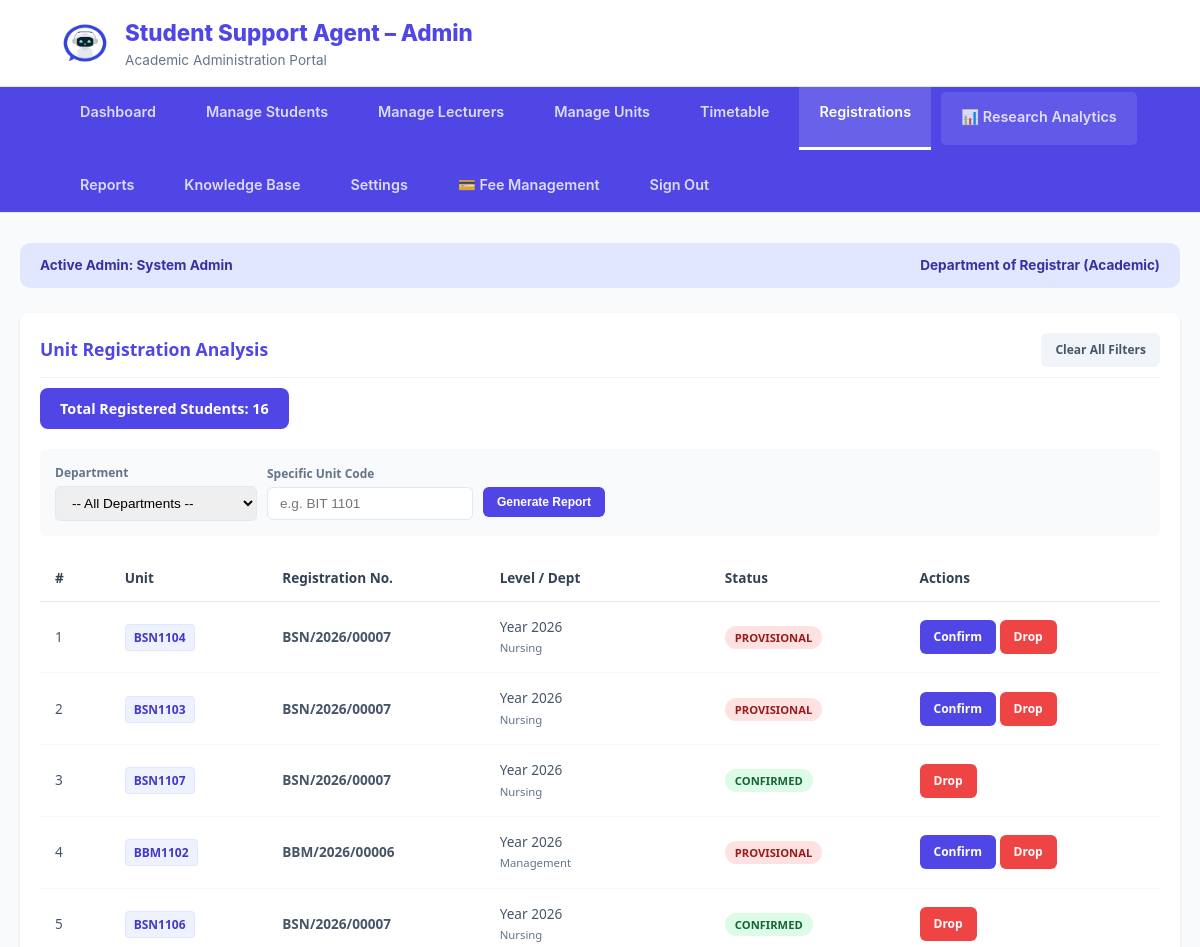
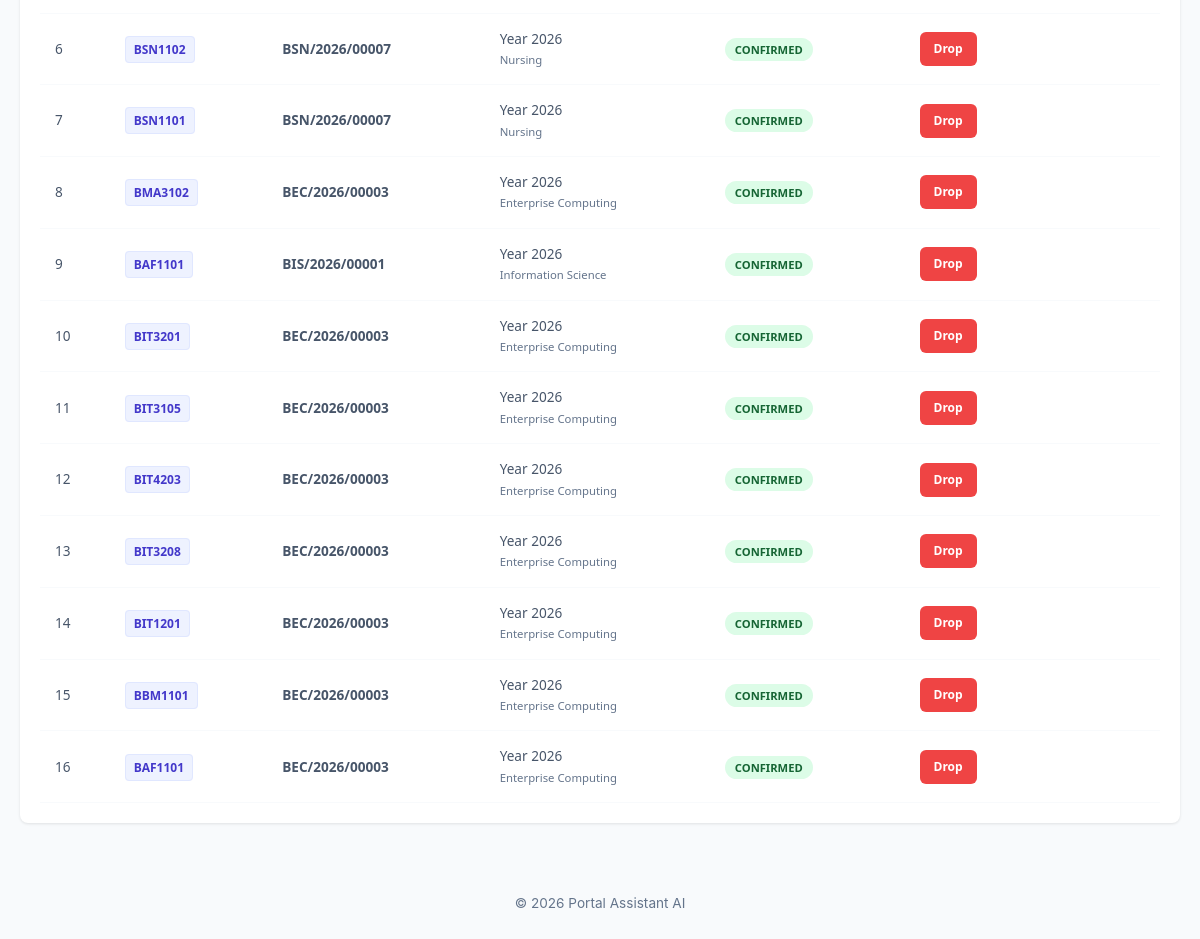
Page /Admin/Admin-index.php?section=registrations (signed in) on the committed database (2 pictures, top to bottom).
### tables this page shows
CREATE TABLE `registered_courses` (
  `id` int(11) NOT NULL,
  `student_reg_no` varchar(30) NOT NULL,
  `unit_code` varchar(20) NOT NULL,
  `department` varchar(100) DEFAULT NULL,
  `exam_type` varchar(30) NOT NULL,
  `class_group` varchar(20) NOT NULL,
  `semester` varchar(20) NOT NULL,
  `academic_year` varchar(10) NOT NULL,
  `status` enum('Provisional','Confirmed') DEFAULT 'Provisional',
  `registered_at` timestamp NOT NULL DEFAULT current_timestamp()
);

### Admin/view_registrations.php (the view, shortened to what this page needs)
<?php
$where_clause = "WHERE 1=1";
$selected_dept = isset($_POST['dept_filter']) ? mysqli_real_escape_string($conn, $_POST['dept_filter']) : "";
$selected_unit = isset($_POST['unit_filter']) ? mysqli_real_escape_string($conn, $_POST['unit_filter']) : "";
$query = "SELECT * FROM registered_courses $where_clause ORDER BY registered_at DESC";
$result = mysqli_query($conn, $query);
$total_students = mysqli_num_rows($result);
?>
<div class="master-plan-container">
    <div class="plan-header">
        <h2>Unit Registration Analysis</h2>
        <a href="Admin-index.php?section=registrations" class="btn-action" style="background: #f1f5f9; color: #475569;">Clear All Filters</a>
    </div>
    <div class="summary-counter">
        <?php
            if(!empty($selected_dept) || !empty($selected_unit)){
                echo "Found " . $total_students . " student(s) matching your filters.";
            } else {
                echo "Total Registered Students: " . $total_students;
            }
        ?>
    </div>
    <form method="POST" class="filter-bar">
        <div style="display:flex; flex-direction:column; gap:4px;">
            <label style="font-size: 0.75rem; font-weight:700; color:#64748b;">Department</label>
            <select name="dept_filter" class="filter-input">
                <option value="">-- All Departments --</option>
            </select>
        </div>
        <div style="display:flex; flex-direction:column; gap:4px;">
            <label style="font-size: 0.75rem; font-weight:700; color:#64748b;">Specific Unit Code</label>
            <input type="text" name="unit_filter" placeholder="e.g. BIT 1101" class="filter-input" value="<?php echo htmlspecialchars($selected_unit); ?>">
        </div>
        <button type="submit" name="filter_reg" class="btn-action btn-confirm" style="margin-top: 18px;">Generate Report</button>
    </form>
    <table class="workload-table">
        <thead>
            <tr>
                <th>#</th>
                <th>Unit</th>
                <th>Registration No.</th>
                <th>Level / Dept</th>
                <th>Status</th>
                <th>Actions</th>
            </tr>
        </thead>
        <tbody>
            <?php if($total_students > 0): $count = 1; ?>
                <?php while($row = mysqli_fetch_assoc($result)): ?>
                <tr>
                    <td><?php echo $count++; ?></td>
                    <td><span class="unit-badge"><?php echo htmlspecialchars($row['unit_code']); ?></span></td>
                    <td style="font-weight: 600;"><?php echo htmlspecialchars($row['student_reg_no']); ?></td>
                    <td>
                        <span style="display:block; font-weight: 500;">Year <?php echo $row['academic_year']; ?></span>
                        <small style="color:#64748b;"><?php echo htmlspecialchars($row['department']); ?></small>
                    </td>
                    <td><span class="status-tag <?php echo strtolower($row['status']); ?>"><?php echo $row['status']; ?></span></td>
                    <td>
                        <?php if($row['status'] == 'Provisional'): ?>
                            <a href="Admin-index.php?section=registrations&action=confirm&reg_id=<?php echo $row['id']; ?>" class="btn-action btn-confirm">Confirm</a>
                        <?php endif; ?>
                        <a href="Admin-index.php?section=registrations&action=drop&reg_id=<?php echo $row['id']; ?>" class="btn-action btn-drop" onclick="return confirm('Drop student?')">Drop</a>
                    </td>
                </tr>
                <?php endwhile; ?>
            <?php else: ?>
                <tr><td colspan="6" style="text-align:center; padding: 40px; color: #94a3b8;">No students found for this department/unit combination.</td></tr>
            <?php endif; ?>
        </tbody>
    </table>
</div>

### Admin/Admin-index.php (style rules this page uses)
:root { --primary: #4f46e5; --primary-dark: #3730a3; --bg: #f8fafc; --white: #ffffff; --text-main: #1e293b; --text-light: #64748b; --border: #e2e8f0; --accent: #e0e7ff; --success: #10b981; --research: #8b5cf6; --warning: #f59e0b; --danger: #ef4444; }
body { font-family: 'Inter', system-ui, sans-serif; background: var(--bg); color: var(--text-main); margin: 0; line-height: 1.5; }

### Admin/view_registrations.php (style rules this page uses)
.master-plan-container { background: #ffffff; padding: 20px; border-radius: 8px; box-shadow: 0 1px 3px rgba(0,0,0,0.1); font-family: 'Segoe UI', sans-serif; }
.plan-header { display: flex; justify-content: space-between; align-items: center; margin-bottom: 10px; padding-bottom: 10px; border-bottom: 1px solid #f1f5f9; }
.plan-header h2 { color: #4f46e5; font-size: 1.1rem; font-weight: 700; margin: 0; }
.summary-counter { background: #4f46e5; color: white; padding: 10px 20px; border-radius: 8px; margin-bottom: 20px; display: inline-block; font-weight: 600; font-size: 0.9rem; }
.filter-bar { display: flex; gap: 10px; background: #f8fafc; padding: 15px; border-radius: 8px; margin-bottom: 20px; flex-wrap: wrap; align-items: center; }
.filter-input { padding: 8px 12px; border: 1px solid #e2e8f0; border-radius: 6px; font-size: 0.85rem; min-width: 180px; }
.workload-table { width: 100%; border-collapse: collapse; }
.workload-table th { text-align: left; padding: 12px 15px; color: #334155; font-weight: 700; border-bottom: 1px solid #e2e8f0; font-size: 0.85rem; }
.workload-table td { padding: 15px; border-bottom: 1px solid #f8fafc; color: #475569; font-size: 0.85rem; vertical-align: middle; }
.unit-badge { background: #eef2ff; color: #4338ca; font-weight: 700; padding: 4px 8px; border-radius: 4px; font-size: 0.75rem; border: 1px solid #e0e7ff; }
.status-tag { padding: 4px 10px; border-radius: 20px; font-size: 0.7rem; font-weight: 700; text-transform: uppercase; }
.confirmed { background: #dcfce7; color: #166534; }
.provisional { background: #fee2e2; color: #991b1b; }
.btn-action { text-decoration: none; padding: 8px 14px; border-radius: 6px; font-size: 0.75rem; font-weight: 600; display: inline-block; transition: 0.2s; border: none; cursor: pointer; }
.btn-confirm { background: #4f46e5; color: white; }
.btn-drop { background: #ef4444; color: white; }

### rows in the picture
registered_courses: unit_code "BSN1104", student_reg_no "BSN/2026/00007", academic_year "2026", department "Nursing", status "PROVISIONAL"
registered_courses: unit_code "BSN1103", student_reg_no "BSN/2026/00007", academic_year "2026", department "Nursing", status "PROVISIONAL"
registered_courses: unit_code "BSN1107", student_reg_no "BSN/2026/00007", academic_year "2026", department "Nursing", status "CONFIRMED"
registered_courses: unit_code "BBM1102", student_reg_no "BBM/2026/00006", academic_year "2026", department "Management", status "PROVISIONAL"
registered_courses: unit_code "BSN1106", student_reg_no "BSN/2026/00007", academic_year "2026", department "Nursing", status "CONFIRMED"
registered_courses: unit_code "BSN1102", student_reg_no "BSN/2026/00007", academic_year "2026", department "Nursing", status "CONFIRMED"
registered_courses: unit_code "BSN1101", student_reg_no "BSN/2026/00007", academic_year "2026", department "Nursing", status "CONFIRMED"
registered_courses: unit_code "BMA3102", student_reg_no "BEC/2026/00003", academic_year "2026", department "Enterprise Computing", status "CONFIRMED"
registered_courses: unit_code "BAF1101", student_reg_no "BIS/2026/00001", academic_year "2026", department "Information Science", status "CONFIRMED"
registered_courses: unit_code "BIT3201", student_reg_no "BEC/2026/00003", academic_year "2026", department "Enterprise Computing", status "CONFIRMED"
registered_courses: unit_code "BIT3105", student_reg_no "BEC/2026/00003", academic_year "2026", department "Enterprise Computing", status "CONFIRMED"
registered_courses: unit_code "BIT4203", student_reg_no "BEC/2026/00003", academic_year "2026", department "Enterprise Computing", status "CONFIRMED"
registered_courses: unit_code "BIT3208", student_reg_no "BEC/2026/00003", academic_year "2026", department "Enterprise Computing", status "CONFIRMED"
registered_courses: unit_code "BIT1201", student_reg_no "BEC/2026/00003", academic_year "2026", department "Enterprise Computing", status "CONFIRMED"
registered_courses: unit_code "BBM1101", student_reg_no "BEC/2026/00003", academic_year "2026", department "Enterprise Computing", status "CONFIRMED"
registered_courses: unit_code "BAF1101", student_reg_no "BEC/2026/00003", academic_year "2026", department "Enterprise Computing", status "CONFIRMED"

### other values in the picture
$admin_name "System Admin"
$total_students "16"
